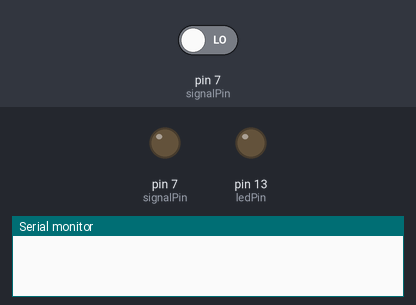
Simulated run of this sketch. Board: Arduino Uno, built with avr-gcc and run on an emulated ATmega328P. Parts: output pins drawn as LEDs (lit = HIGH), the last lines printed to the serial monitor. The inputs (shaded band) are chosen by the test bench; at power-on: pin 7 (signalPin) LOW.

Above: at 0.1 s.
At 128.5 s:
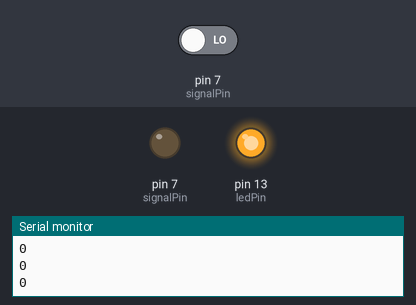
Timing chart, 0 to 130.0 s (numbered marks = the images above):
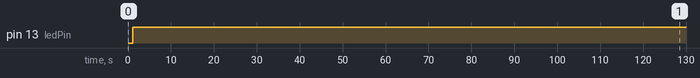

The sketch:

sketch_mar15a.pde
```cpp
const int signalPin = 7;
int val;
int val2;
int val3;
int val4;
int val5;
int val6;
int val7;
int val8;
int val9;
int val10;

int average;

int ledPin = 13;


void setup()
{
  pinMode(ledPin, OUTPUT);
  Serial.begin(9600);
}

void loop()
{
 long duration;
 pinMode(signalPin, OUTPUT);
 digitalWrite(signalPin, LOW);
 delay(2);
 digitalWrite(signalPin, HIGH);
 delay(5);
 digitalWrite(signalPin, LOW);


 pinMode(signalPin, INPUT);
 duration = pulseIn(signalPin, HIGH);

 val = valDetermine(duration);
 val2 = valDetermine(duration);
 val3 = valDetermine(duration);
 val4 = valDetermine(duration);
 val5 = valDetermine(duration);
 val6 = valDetermine(duration);
 val7 = valDetermine(duration);
 val8 = valDetermine(duration);
 val9 = valDetermine(duration);
 val10 = valDetermine(duration);

 average = (val + val2 + val3 + val4 + val5 + val6 + val7 + val8 + val9 + val10)/10;


 Serial.println(average);
 delay (100);

 if (average < 17)
 {
   digitalWrite(ledPin, HIGH);
 }

 else
 {
   digitalWrite(ledPin, LOW);
 }
}

long valDetermine(float microseconds)
{
  return microseconds / 1000;
}
```

Measured:
- by itself, pin 13 (ledPin): LOW → HIGH at 1.1 s
